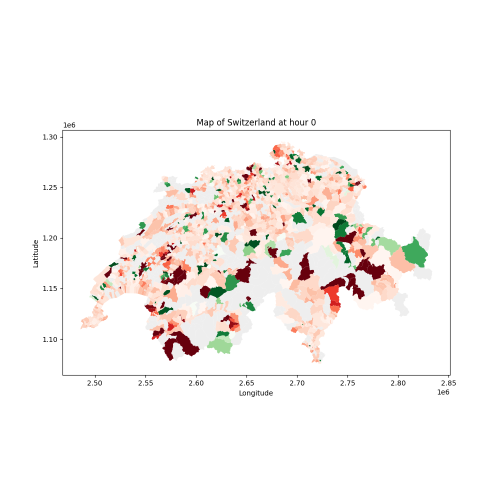
#> input picture jupyter_notebook/saved_fig/swiss_0.png, 1000 x 1000 px (shown at 1/2 size); its folder holds 6 pictures in this run
$ jupyter execute --allow-errors main.ipynb   (shell and % lines are left out)
#> lines starting #> are read from the running program, lines starting #| are printed output that depends on the picture
[cell 1]
import configparser
import os
from trino.dbapi import connect
from contextlib import closing
import urllib3
import pandas as pd

urllib3.disable_warnings(urllib3.exceptions.InsecureRequestWarning)
#> (this line was passed over: urllib3 is not available in this run)
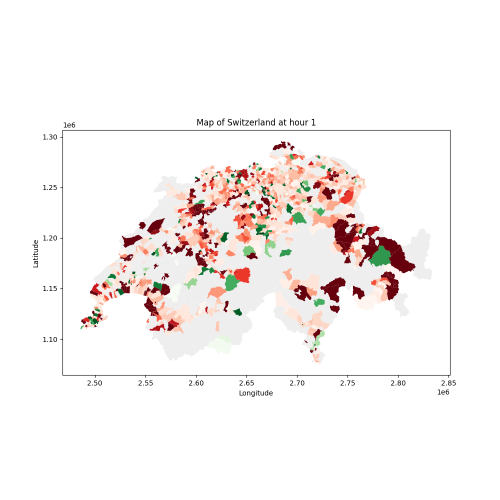
#> input picture jupyter_notebook/saved_fig/swiss_1.png, 1000 x 1000 px (shown at 1/2 size)
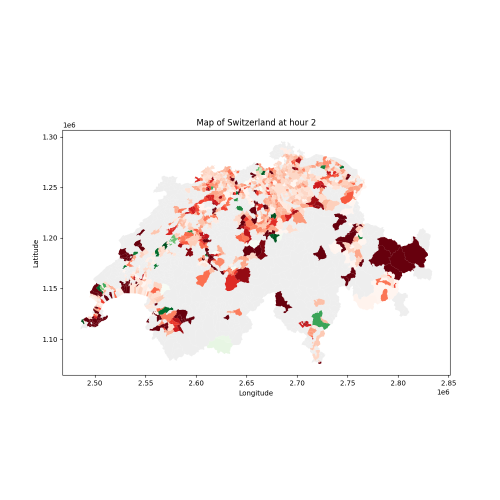
#> input picture jupyter_notebook/saved_fig/swiss_2.png, 1000 x 1000 px (shown at 1/2 size)
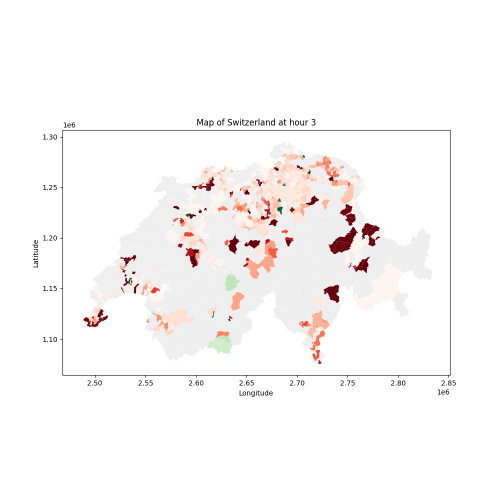
#> input picture jupyter_notebook/saved_fig/swiss_3.png, 1000 x 1000 px (shown at 1/2 size)

###
# This script is not meant for automation.
# It is a collection of sql ETL pipeline commands that were used to create and query our test data.
# There is no ordering guarantees and no guarantees of reproducibility.
##


config = configparser.ConfigParser()
config.read('config.ini')

trinoHost=os.getenv('TRINO_HOST', config.get('default', option='host', fallback='localhost'))
trinoPort=os.getenv('TRINO_PORT', int(config.get('default', option='port', fallback=8080)))
trinoScheme=config.get('default', option='scheme', fallback='https')
catalog='s3'

print(f"{trinoScheme}://{trinoHost}:{trinoPort}/")
#> (the rest of this cell did not finish here and is left out)

[cell 2]
aggregatePercentiles = f"""
WITH
        stop  AS ( SELECT TRY(CAST(substr(stop_id,1,7) as INTEGER)) as bpuic, stop_lat, stop_lon FROM iceberg.com490_ice.sbb_stops_parquet_part WHERE year=2024 AND month=9 AND day=9),
        shape AS ( SELECT ST_GeomFromBinary(wkb_geometry) as geometry, name FROM iceberg.com490_ice.geo_parquet WHERE level='city' ),
        geo_tagged_stop AS ( SELECT stop.bpuic, stop.stop_lat, stop.stop_lon, shape.name FROM stop JOIN shape ON ST_Contains(shape.geometry, ST_Point(stop.stop_lon, stop.stop_lat))),
        geo_tagged_istdaten AS (
                SELECT day_of_week(istdaten.arr_actual) as day_week, hour(istdaten.arr_actual), (istdaten.arr_actual - istdaten.arr_time) as arr_delay, (istdaten.dep_actual - istdaten.dep_time) as dep_delay, geo_tagged_stop.name
                FROM iceberg.com490_ice.sbb_istdaten_parquet_part AS istdaten JOIN geo_tagged_stop USING (bpuic)
        )
SELECT AVG(arr_delay) as arr_delay, AVG(dep_delay) as dep_delay, COUNT(*) as num, approx_percentile(to_milliseconds(arr_delay)/1000, ARRAY[0.25,0.5,0.75]), name FROM geo_tagged_istdaten GROUP BY name ORDER BY name
"""

[cell 3]
aggregatePercentiles = f"""

WITH
    stop  AS ( SELECT TRY(CAST(substr(stop_id,1,7) as INTEGER)) as bpuic, stop_lat, stop_lon FROM iceberg.com490_ice.sbb_stops_parquet_part WHERE year=2024 AND month=9 AND day=9),
    shape AS ( SELECT ST_GeomFromBinary(wkb_geometry) as geometry, name FROM iceberg.com490_ice.geo_parquet WHERE level='city' ),
    geo_tagged_stop AS ( SELECT stop.bpuic, stop.stop_lat, stop.stop_lon, shape.name FROM stop JOIN shape ON ST_Contains(shape.geometry, ST_Point(stop.stop_lon, stop.stop_lat))),
    geo_tagged_istdaten AS (
        SELECT day_of_week(istdaten.arr_actual) as day_week, hour(istdaten.arr_actual) hour_day, (istdaten.arr_actual - istdaten.arr_time) as arr_delay, (istdaten.dep_actual - istdaten.dep_time) as dep_delay, geo_tagged_stop.name
        FROM iceberg.com490_ice.sbb_istdaten_parquet_part AS istdaten JOIN geo_tagged_stop USING (bpuic)
    )
-- SELECT COUNT(), name FROM geo_tagged_istdaten GROUP BY name
SELECT AVG(arr_delay) as arr_delay, AVG(dep_delay) as dep_delay, COUNT() as num, approx_percentile(to_milliseconds(arr_delay)/1000, ARRAY[0.25,0.5,0.75]), hour_day, name FROM geo_tagged_istdaten WHERE day_week>=1 AND day_week <= 5  GROUP BY name,hour_day ORDER BY name,hour_day
"""

#> (a cell that did not finish here is left out)

[cell 5]
columns = ['Time1', 'Time2', 'Value', 'List', "Hour", 'Location']
#> (the rest of this cell did not finish here and is left out)

#> (a cell that did not finish here is left out)

[cell 7]
import geopandas as gpd
#> (the rest of this cell did not finish here and is left out)

[cell 8]
import matplotlib.pyplot as plt
import matplotlib.colors as mcolors
import plotly.express as px

def get_color(value):
    value2 = int(value)
    if (value2 == -9999): return "#EEEEEE"

    if value2 < 0:
        # Normalize the value to the range [0, 1] for the green gradient
        norm_value = (value2 + 100) / 100  # -100 maps to 0, 0 maps to 1
        color = plt.cm.Greens(norm_value)
    else:
        # Normalize the value to the range [0, 1] for the red gradient
        norm_value = value2 / 300  # 0 maps to 0, 300 maps to 1
        color = plt.cm.Reds(norm_value)

    # Convert the RGBA color to a hex string
    return mcolors.to_hex(color)

# [13 lines of commented-out code are left out]
os.makedirs('./saved_fig', exist_ok=True)

#> (the rest of this cell did not finish here and is left out)

[cell 9]
from PIL import Image

# List of image file paths
images = ['./saved_fig/swiss_0.png',
          './saved_fig/swiss_1.png',
          './saved_fig/swiss_2.png',
          './saved_fig/swiss_3.png',
          './saved_fig/swiss_4.png',
          './saved_fig/swiss_5.png',
          './saved_fig/swiss_6.png',
          './saved_fig/swiss_7.png',
          './saved_fig/swiss_8.png',
          './saved_fig/swiss_9.png',
          './saved_fig/swiss_10.png',
          './saved_fig/swiss_11.png',
          './saved_fig/swiss_12.png',
          './saved_fig/swiss_13.png',
          './saved_fig/swiss_14.png',
          './saved_fig/swiss_15.png',
          './saved_fig/swiss_16.png',
          './saved_fig/swiss_17.png',
          './saved_fig/swiss_18.png',
          './saved_fig/swiss_19.png',
          './saved_fig/swiss_20.png',
          './saved_fig/swiss_21.png',
          './saved_fig/swiss_22.png',
          './saved_fig/swiss_23.png'
        ]


# Open images and store them in a list
#> (the rest of this cell did not finish here and is left out)
